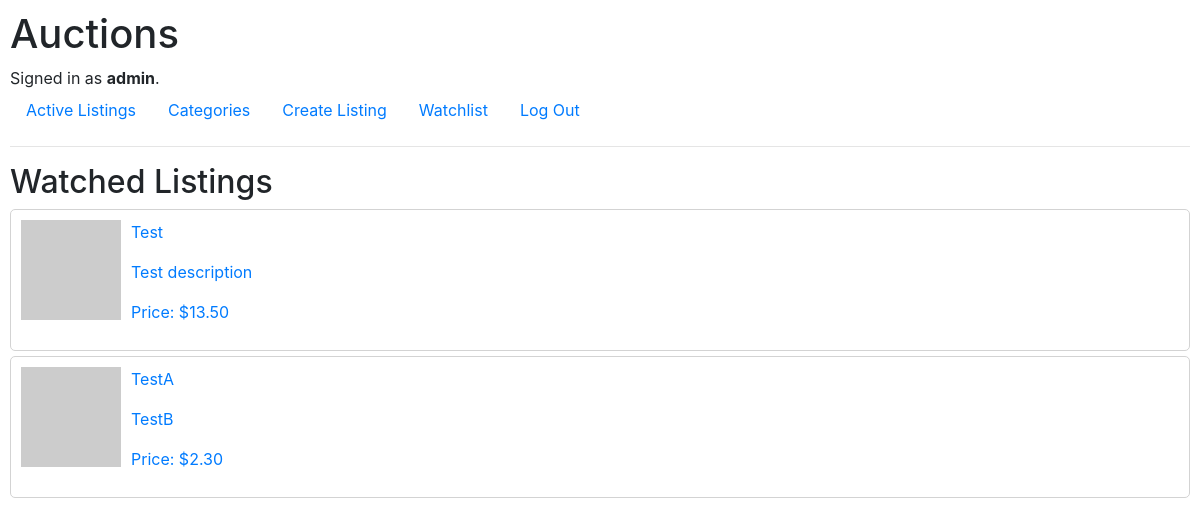
Page /watchlist (signed in) on the committed database.
### auctions/models.py (models this page shows, shortened)
class User(AbstractUser):
    pass

class Watchlist(models.Model):
    user = models.ForeignKey(User, on_delete=models.CASCADE)
    listing = models.ForeignKey(Listings, on_delete=models.CASCADE)
    class Meta:
        verbose_name_plural = 'Watchlist'

class Listings(models.Model):
    title = models.CharField(max_length=64)
    description = models.CharField(max_length=1024)
    starting_bid = models.DecimalField(max_digits=5, decimal_places=2)
    current_bid = models.DecimalField(max_digits=5, decimal_places=2)
    category = models.CharField(max_length=64)
    photo_URL = models.CharField(max_length=128)
    user = models.ForeignKey(User, on_delete=models.CASCADE)
    is_active = models.BooleanField(default=True)
    winner = models.ForeignKey(User, on_delete=models.CASCADE, default=None, related_name="winner", blank=True, null=True)
    class Meta:
        verbose_name_plural = 'Listings'

### auctions/views.py (the view)
# urls.py: path("watchlist", views.watchlist, name="watchlist"),
@login_required
def watchlist(request):
    return render(request, "auctions/watchlist.html",{
        "listings": Watchlist.objects.filter(user=User(request.user.id)),
    })

### auctions/templates/auctions/watchlist.html (shortened to what this page needs)
{% extends "auctions/layout.html" %}
{% load static %}
{% block body %}
    <h2>Watched Listings</h2>
        {% for listing in listings %}
        <a style="text-decoration: none;" class ="listing_link" href="listings/{{listing.listing.id}}">
        <div class="listing">
        <img class="listing_image" height="100" src="{{listing.listing.photo_URL}}">
        <p style="display:block">
            {{ listing.listing.title }}
        </p>
        <p>
            {{ listing.listing.description }}
        </p>
        <p>
            Price: ${{ listing.listing.current_bid }}
        </p>
        </div>
        </a>
        {% endfor %}
{% endblock %}

### auctions/templates/auctions/layout.html (shortened to what this page needs)
{% load static %}
<!DOCTYPE html>
<html lang="en">
    <head>
        <link rel="stylesheet" href="https://stackpath.bootstrapcdn.com/bootstrap/4.4.1/css/bootstrap.min.css">
        <link href="{% static 'auctions/styles.css' %}" rel="stylesheet">
    </head>
    <body>
        <h1>Auctions</h1>
        <div>
            {% if user.is_authenticated %}
                Signed in as <strong>{{ user.username }}</strong>.
            {% else %}
                Not signed in.
            {% endif %}
        </div>
        <ul class="nav">
            <li class="nav-item">
                <a class="nav-link" href="{% url 'index' %}">Active Listings</a>
            </li>
            <li class="nav-item">
                <a class="nav-link" href="{% url 'categories' %}">Categories</a>
            </li>
            {% if user.is_authenticated %}
                <li class="nav-item">
                    <a class="nav-link" href="{% url 'create' %}">Create Listing</a>
                </li>
                <li class="nav-item">
                    <a class="nav-link" href="{% url 'watchlist' %}">Watchlist</a>
                </li>
                <li class="nav-item">
                    <a class="nav-link" href="{% url 'logout' %}">Log Out</a>
                </li>
            {% endif %}
        </ul>
        <hr>
        {% block body %}
        {% endblock %}
    </body>
</html>

### auctions/static/auctions/styles.css (style rules this page uses)
body { padding: 10px; }
.listing { border: 1px solid lightgrey; border-radius: 5px; margin-bottom: 5px; padding: 10px; }
.listing_image { float:left; margin-right:10px; }

### rows in the picture
User: username "admin"
Watchlist: listing "Test", listing.description "Test description", listing.current_bid "13.50"
Watchlist: listing "TestA", listing.description "TestB", listing.current_bid "2.30"
